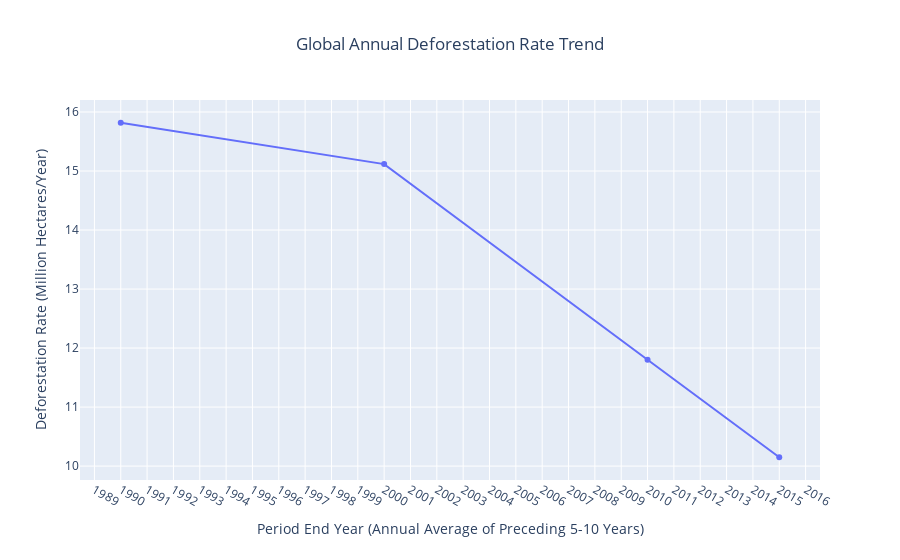
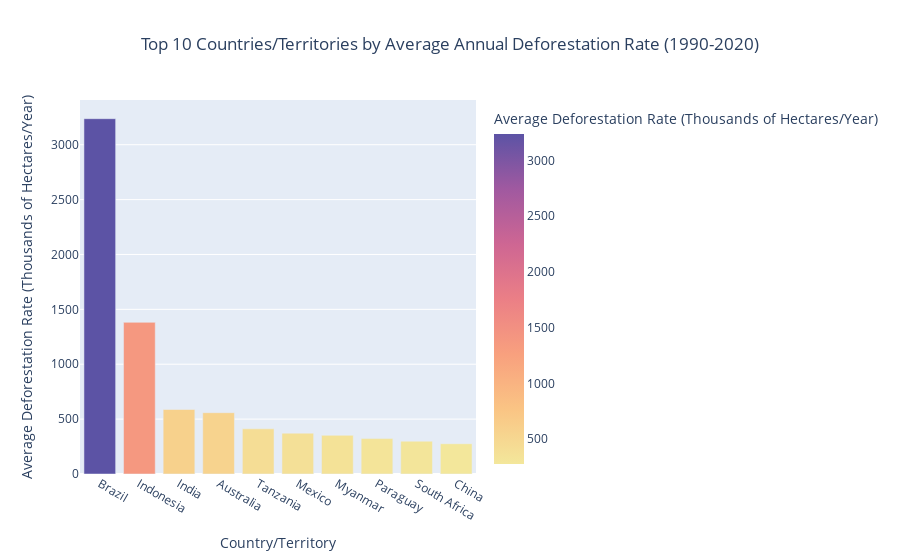

Notebook code for these charts, in order:
### Code cell
import matplotlib.pyplot as plt
import numpy as np
import pandas as pd
import plotly.express as px

df = pd.read_csv('annual-deforestation.csv')

world_df = df[df['Entity'] == 'World'].copy()
world_df['Deforestation (M Ha/yr)'] = world_df['Deforestation'] / 1000000

fig_global = px.line(
    world_df,
    x='Year',
    y='Deforestation (M Ha/yr)',
    title='Global Annual Deforestation Rate Trend',
    labels={
        'Year': 'Period End Year (Annual Average of Preceding 5-10 Years)',
        'Deforestation (M Ha/yr)': 'Deforestation Rate (Million Hectares/Year)'
    },
    markers=True,
)
fig_global.update_layout(xaxis=dict(tickmode='linear'), title_x=0.5)

# Display 
fig_global.show()


aggregate_entities = df[df['Code'].isna()]['Entity'].unique()
entities_to_exclude = list(aggregate_entities) + ['World']

country_df = df[~df['Entity'].isin(entities_to_exclude)].copy()
avg_deforestation = country_df.groupby('Entity')['Deforestation'].mean().sort_values(ascending=False).reset_index().head(10)

avg_deforestation['Average Deforestation (k Ha/yr)'] = avg_deforestation['Deforestation'] / 1000

fig_top10 = px.bar(
    avg_deforestation,
    x='Entity',
    y='Average Deforestation (k Ha/yr)',
    title='Top 10 Countries/Territories by Average Annual Deforestation Rate (1990-2020)',
    labels={
        'Entity': 'Country/Territory',
        'Average Deforestation (k Ha/yr)': 'Average Deforestation Rate (Thousands of Hectares/Year)'
    },
    color='Average Deforestation (k Ha/yr)',
    color_continuous_scale=px.colors.sequential.Sunset,
)
fig_top10.update_layout(title_x=0.5)

# Display
fig_top10.show()

### Figure 1 — Plotly figure (JSON) as saved in the notebook; plotly's stock layout.template omitted (floating-point values rounded to 4 significant figures)
{"data": [{"hovertemplate": "Period End Year (Annual Average of Preceding 5-10 Years)=%{x}<br>Deforestation Rate (Million Hectares/Year)=%{y}<extra></extra>", "legendgroup": "", "line": {"color": "#636efa", "dash": "solid"}, "marker": {"symbol": "circle"}, "mode": "markers+lines", "name": "", "orientation": "v", "showlegend": false, "type": "scatter", "x": [1990, 2000, 2010, 2015], "xaxis": "x", "y": [15.82, 15.12, 11.8, 10.15], "yaxis": "y"}], "layout": {"legend": {"tracegroupgap": 0}, "title": {"text": "Global Annual Deforestation Rate Trend", "x": 0.5}, "xaxis": {"anchor": "y", "domain": [0, 1], "tickmode": "linear", "title": {"text": "Period End Year (Annual Average of Preceding 5-10 Years)"}}, "yaxis": {"anchor": "x", "domain": [0, 1], "title": {"text": "Deforestation Rate (Million Hectares/Year)"}}}}

### Figure 2 — Plotly figure (JSON) as saved in the notebook; plotly's stock layout.template omitted (floating-point values rounded to 4 significant figures)
{"data": [{"alignmentgroup": "True", "hovertemplate": "Country/Territory=%{x}<br>Average Deforestation Rate (Thousands of Hectares/Year)=%{marker.color}<extra></extra>", "legendgroup": "", "marker": {"color": [3237.0, 1382.0, 587.6, 558.4, 411.5, 372.0, 352.2, 322.8, 299, 275.9], "coloraxis": "coloraxis", "pattern": {"shape": ""}}, "name": "", "offsetgroup": "", "orientation": "v", "showlegend": false, "textposition": "auto", "type": "bar", "x": ["Brazil", "Indonesia", "India", "Australia", "Tanzania", "Mexico", "Myanmar", "Paraguay", "South Africa", "China"], "xaxis": "x", "y": [3237.0, 1382.0, 587.6, 558.4, 411.5, 372.0, 352.2, 322.8, 299, 275.9], "yaxis": "y"}], "layout": {"barmode": "relative", "coloraxis": {"colorbar": {"title": {"text": "Average Deforestation Rate (Thousands of Hectares/Year)"}}, "colorscale": [[0, "rgb(243, 231, 155)"], [0.1667, "rgb(250, 196, 132)"], [0.3333, "rgb(248, 160, 126)"], [0.5, "rgb(235, 127, 134)"], [0.6667, "rgb(206, 102, 147)"], [0.8333, "rgb(160, 89, 160)"], [1, "rgb(92, 83, 165)"]]}, "legend": {"tracegroupgap": 0}, "title": {"text": "Top 10 Countries/Territories by Average Annual Deforestation Rate (1990-2020)", "x": 0.5}, "xaxis": {"anchor": "y", "domain": [0, 1], "title": {"text": "Country/Territory"}}, "yaxis": {"anchor": "x", "domain": [0, 1], "title": {"text": "Average Deforestation Rate (Thousands of Hectares/Year)"}}}}
